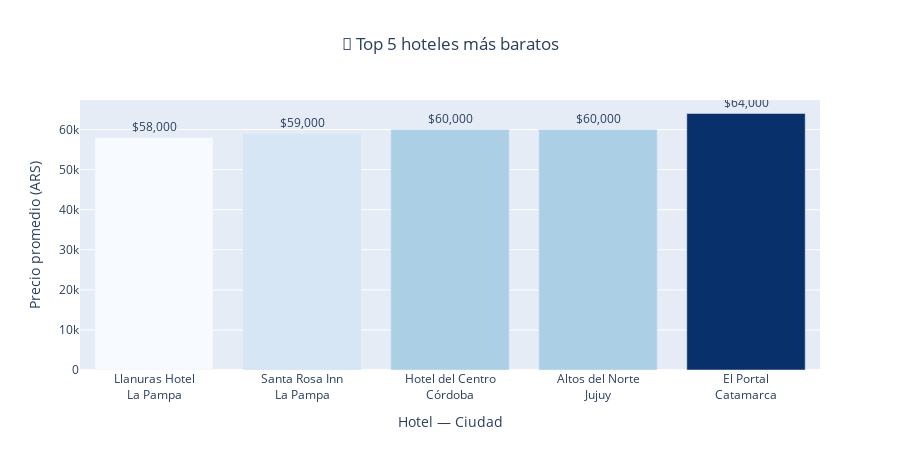

The cell this chart's notebook holds for it:
### Code cell
import pandas as pd
import plotly.express as px

def top5_hoteles_mas_baratos_plotly():
    """
    Muestra el TOP 5 de hoteles más baratos,
    con gráfico interactivo
    """
    print("\n" + "="*80)
    print("2.m.ii — TOP 5 HOTELES MÁS BARATOS")
    print("="*80)

    # Tomamos los 5 hoteles más baratos desde MongoDB
    hoteles = list(db.hoteles.find({}, {"_id": 0, "nombre": 1, "ciudad": 1, "precio": 1}).sort("precio", 1).limit(5))

    if not hoteles:
        print("⚠️ No hay datos de hoteles en MongoDB.")
        return pd.DataFrame(columns=["nombre", "ciudad", "precio"])
    
    # Detalle para el gráfico con salto de línea
    for h in hoteles:
        h["Hotel_Detalle"] = f"{h['nombre']}<br>{h['ciudad']}"

    # DataFrame
    df = pd.DataFrame(hoteles)

    # Ordenamos de menor a mayor precio para que la barra más alta = hotel más caro
    df = df.sort_values("precio", ascending=True)

    # Gráfico de barras 
    fig = px.bar(
        df,
        x="Hotel_Detalle",
        y="precio",
        color="precio",  # gradiente según precio
        color_continuous_scale=px.colors.sequential.Blues, 
        text="precio",
        title="🏨 Top 5 hoteles más baratos",
        category_orders={"Hotel_Detalle": df["Hotel_Detalle"].tolist()}
    )
    fig.update_traces(
        texttemplate="$%{text:,.0f}",
        textposition="outside"
    )
    fig.update_layout(
        xaxis_title="Hotel — Ciudad",
        yaxis_title="Precio promedio (ARS)",
        title_x=0.5,
        coloraxis_showscale=False,  
        height=450
    )
    fig.show()

    # Mensaje del hotel más barato
    hotel_mas_barato = df.iloc[0]
    print(f"🏨 El hotel más barato es **{hotel_mas_barato['nombre']}** en "
          f"{hotel_mas_barato['ciudad']}, con un precio promedio de ${hotel_mas_barato['precio']:,}")

    return df[["nombre", "ciudad", "precio"]]

# Ejecución
df_top5_hoteles = top5_hoteles_mas_baratos_plotly()

### Figure 1 — Plotly figure (JSON) as saved in the notebook; plotly's stock layout.template omitted (floating-point values rounded to 4 significant figures)
{"data": [{"hovertemplate": "Hotel_Detalle=%{x}<br>precio=%{marker.color}<extra></extra>", "legendgroup": "", "marker": {"color": [58000, 59000, 60000, 60000, 64000], "coloraxis": "coloraxis", "pattern": {"shape": ""}}, "name": "", "orientation": "v", "showlegend": false, "text": [58000.0, 59000.0, 60000.0, 60000.0, 64000.0], "textposition": "outside", "texttemplate": "$%{text:,.0f}", "type": "bar", "x": ["Llanuras Hotel<br>La Pampa", "Santa Rosa Inn<br>La Pampa", "Hotel del Centro<br>Córdoba", "Altos del Norte<br>Jujuy", "El Portal<br>Catamarca"], "xaxis": "x", "y": [58000, 59000, 60000, 60000, 64000], "yaxis": "y"}], "layout": {"barmode": "relative", "coloraxis": {"colorbar": {"title": {"text": "precio"}}, "colorscale": [[0, "rgb(247,251,255)"], [0.125, "rgb(222,235,247)"], [0.25, "rgb(198,219,239)"], [0.375, "rgb(158,202,225)"], [0.5, "rgb(107,174,214)"], [0.625, "rgb(66,146,198)"], [0.75, "rgb(33,113,181)"], [0.875, "rgb(8,81,156)"], [1, "rgb(8,48,107)"]], "showscale": false}, "height": 450, "legend": {"tracegroupgap": 0}, "title": {"text": "🏨 Top 5 hoteles más baratos", "x": 0.5}, "xaxis": {"anchor": "y", "categoryarray": ["Llanuras Hotel<br>La Pampa", "Santa Rosa Inn<br>La Pampa", "Hotel del Centro<br>Córdoba", "Altos del Norte<br>Jujuy", "El Portal<br>Catamarca"], "categoryorder": "array", "domain": [0, 1], "title": {"text": "Hotel — Ciudad"}}, "yaxis": {"anchor": "x", "domain": [0, 1], "title": {"text": "Precio promedio (ARS)"}}}}
